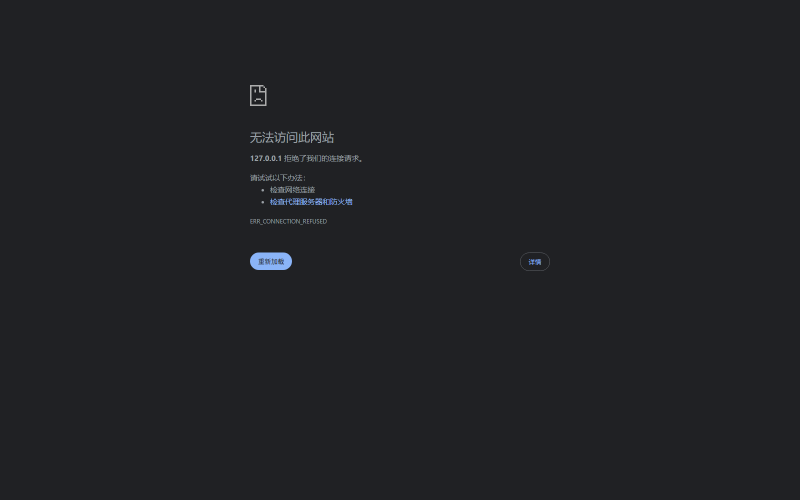
#> input picture scripts/_chk_home.png, 1600 x 1000 px (shown at 1/2 size)
$ python imgstat.py _chk_home.png
#> lines starting #> are read from the running program, lines starting #| are printed output that depends on the picture
#> in main, img is the input picture: PIL image 1600x1000 RGB; mean R, G, B 32.6, 33.7, 36.8
#!/usr/bin/env python
"""Pixel-level screenshot analysis — lets a non-vision agent verify rendering.

Usage:
  python scripts/imgstat.py shot.png [--grid 4x3] [--json]

Reports global luminance stats, per-region means, dominant colors and a coarse
ASCII luminance map so layout /空白 / 白屏 problems are detectable without eyes.
"""
import sys, json, argparse
from PIL import Image, ImageStat

def ascii_map(img, cols=64, rows=24, ramp=" .:-=+*#%@"):
    small = img.convert("L").resize((cols, rows), Image.BILINEAR)
    px = list(small.getdata())
    out = []
    for r in range(rows):
        line = "".join(ramp[min(len(ramp) - 1, px[r * cols + c] * len(ramp) // 256)] for c in range(cols))
        out.append(line)
    return "\n".join(out)

def region_stats(img, gx, gy):
#> called with gx = 4, gy = 3
    W, H = img.size
#> W = 1600; H = 1000
    grid = []
    for j in range(gy):
        row = []
        for i in range(gx):
            box = (i * W // gx, j * H // gy, (i + 1) * W // gx, (j + 1) * H // gy)
            crop = img.crop(box).convert("L")
            row.append(round(ImageStat.Stat(crop).mean[0], 1))
        grid.append(row)
#> crop: PIL image 400x334 L; every value is 33
#> after the loop, grid = [[33, 35.7, 33, 33], [33, 37.9, 33.2, 33], [33, 33, 33, 33]]
    return grid

def dominant(img, n=8):
#> called with n = 8
    small = img.convert("RGB").resize((160, 100), Image.BILINEAR)
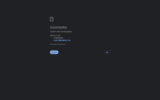
#> small: PIL image 160x100 RGB; mean R, G, B 32.6, 33.7, 36.8
    q = small.quantize(colors=n, method=Image.MEDIANCUT).convert("RGB")
    counts = {}
    for p in q.getdata():
        counts[p] = counts.get(p, 0) + 1
#> after the loop, counts = {(32, 33, 36): 15622, (35, 36, 39): 62, (44, 47, 52): 46, (68, 73, 80): 63, (51, 55, 60): 50, (59, 62, 67): 60, (38, 41, 45): 61, (95, 117, 154): 36}
    total = sum(counts.values())
#> total = 16000
    top = sorted(counts.items(), key=lambda kv: -kv[1])[:n]
#> top = [((32, 33, 36), 15622), ((68, 73, 80), 63), ((35, 36, 39), 62), ((38, 41, 45), 61), ((59, 62, 67), 60), ((51, 55, 60), 50), ((44, 47, 52), 46), ((95, 117, 154), 36)]
    return [{"hex": "#%02X%02X%02X" % c, "pct": round(v * 100 / total, 1)} for c, v in top]

def main():
    ap = argparse.ArgumentParser()
    ap.add_argument("path")
    ap.add_argument("--grid", default="4x3")
    ap.add_argument("--json", action="store_true")
    a = ap.parse_args()

    img = Image.open(a.path)
    rgb = img.convert("RGB")
    gx, gy = (int(x) for x in a.grid.lower().split("x"))
    lum = ImageStat.Stat(rgb.convert("L"))

    data = {
        "file": a.path,
        "size": list(img.size),
        "mean_luma": round(lum.mean[0], 2),
        "stddev_luma": round(lum.stddev[0], 2),
        "min_luma": lum.extrema[0][0],
        "max_luma": lum.extrema[0][1],
        "mean_rgb": [round(v, 1) for v in ImageStat.Stat(rgb).mean],
        "regions_luma": region_stats(rgb, gx, gy),
        "dominant": dominant(rgb),
    }

    if a.json:
        print(json.dumps(data, ensure_ascii=False, indent=2))
    else:
        print(f"file      : {data['file']}")
#| file      : _chk_home.png
        print(f"size      : {data['size'][0]}x{data['size'][1]}")
#| size      : 1600x1000
        print(f"mean luma : {data['mean_luma']}  (stddev {data['stddev_luma']}, range {data['min_luma']}-{data['max_luma']})")
#| mean luma : 33.65  (stddev 8.77, range 32-175)
        print(f"mean rgb  : {data['mean_rgb']}")
#| mean rgb  : [32.6, 33.7, 36.8]
        print(f"dominant  : {', '.join(d['hex'] + ' ' + str(d['pct']) + '%' for d in data['dominant'])}")
#| dominant  : #202124 97.6%, #444950 0.4%, #232427 0.4%, #26292D 0.4%, #3B3E43 0.4%, #33373C 0.3%, #2C2F34 0.3%, #5F759A 0.2%
        print(f"regions   : ({gx}x{gy} luminance means)")
        for row in data["regions_luma"]:
            print("            " + "  ".join(f"{v:6.1f}" for v in row))
#> this loop made 3 passes
#|               33.0    35.7    33.0    33.0
#|               33.0    37.9    33.2    33.0
#|               33.0    33.0    33.0    33.0
        print("\nluminance map:")
        print(ascii_map(rgb))
#> in ascii_map, `small = img.convert("L").resize((cols, rows), Image.BILINEAR)`:
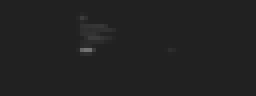
#> small: PIL image 64x24 L (shown 4 times larger); min 33, max 115, mean 33.7
#> in ascii_map, `px = list(small.getdata())`: px = 1536 values, max 115 at index 789, min 33 at index 0, mean 33.65
#> after the loop in ascii_map, `for r in range(rows):`: out = 24 items

if __name__ == "__main__":
    main()
